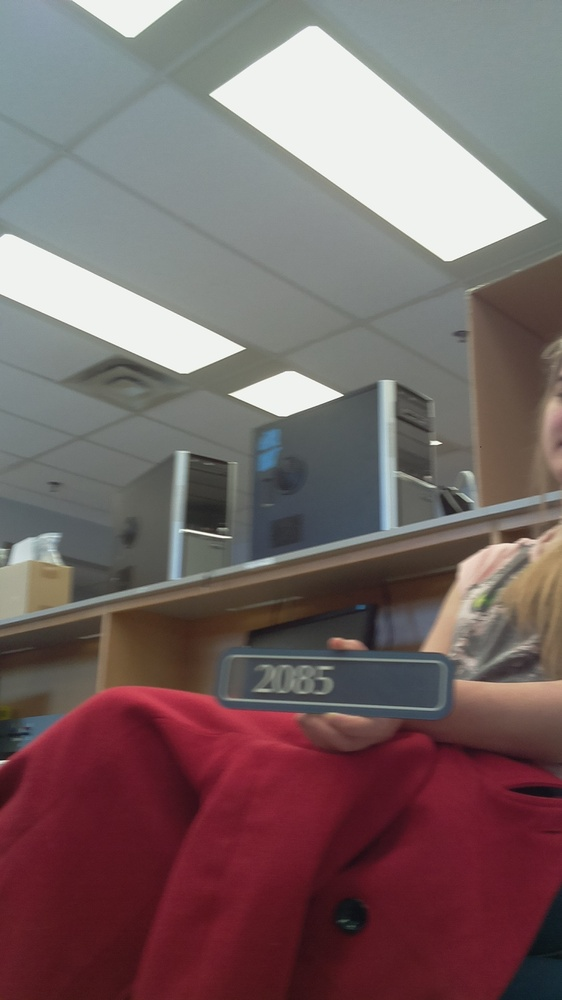
#> input picture Organized/Tour/Raspberry Pi/image5.jpg, 562 x 1000 px, shrunk from 1080 x 1920 before the run
$ python main.py
#> lines starting #> are read from the running program, lines starting #| are printed output that depends on the picture
'''
Created on Dec 2, 2014

@author: Wesley Crick
'''

import cv2
import time
from numpy import *

def calculateHistogram(image, rows, cols):
    hist = array([])
    for i in range( 0, cols):
        hist = append(hist,  cv2.calcHist( [ image[0:rows, i] ], [0], None, [1], [200, 255], True, False ) )
    return hist

def findLines(hist, threshold):
    lines = array([])
    start = 0;
    len = 0;
    for i in range(0, hist.size):
        if hist[i] > 0.0:
            len = len + 1
        elif hist[i] == 0.0 and len > threshold:
            container = array([])
            container = append(container, start)
            container = append(container, len)
            start = i
            len = 1
            lines = append(lines, container)
        else:
            start = i
            len = 1
    return lines

def removeModeAndLess(old_array):
    values = array([])
    counts = array([])
    values = append(values, old_array[0])
    counts = append(counts, 1)
    '''count elements'''
    for i in range(1, old_array.size):
        temp_value = old_array[i]
        contains = False
        for j in range(0, values.size):
            if ( values[j] == temp_value and temp_value != 0.0 ):
                contains = True
                counts[j] = counts[j] + 1
                break
        if ( contains == False and temp_value != 0.0 ):
            values = append(values, temp_value)
            counts = append(counts, 1)
    '''find mode'''
    mode_index = 0;
    mode_greatest = counts[0]
    for i in range(1, values.size):
        if ( counts[i] >= mode_greatest and values[i] != 0.0 ):
            mode_greatest = counts[i]
            mode_index = i
    '''remove mode and less'''
    mode = values[mode_index]
    new_array = old_array
    for i in range(0, old_array.size):
        if ( old_array[i] <= mode ):
            new_array[i] = 0.0
    return new_array


''' Image Loading - 0.38s '''
opencv_image = cv2.imread("image5.jpg")
#> opencv_image is the input picture: shape (1000, 562, 3); mean B, G, R 102.3, 102, 120.4

''' Image Filtering - 0.30s '''
kernel1 = array( [-1, -5, -1,
                   0, 0, 0,
                   1, 5, 1] )
kernel2 = array( [ -1, 0, 1,
                   -5, 0, 5,
                   -1, 0, 1] )

gray_image = cv2.cvtColor(opencv_image, cv2.COLOR_BGR2GRAY)
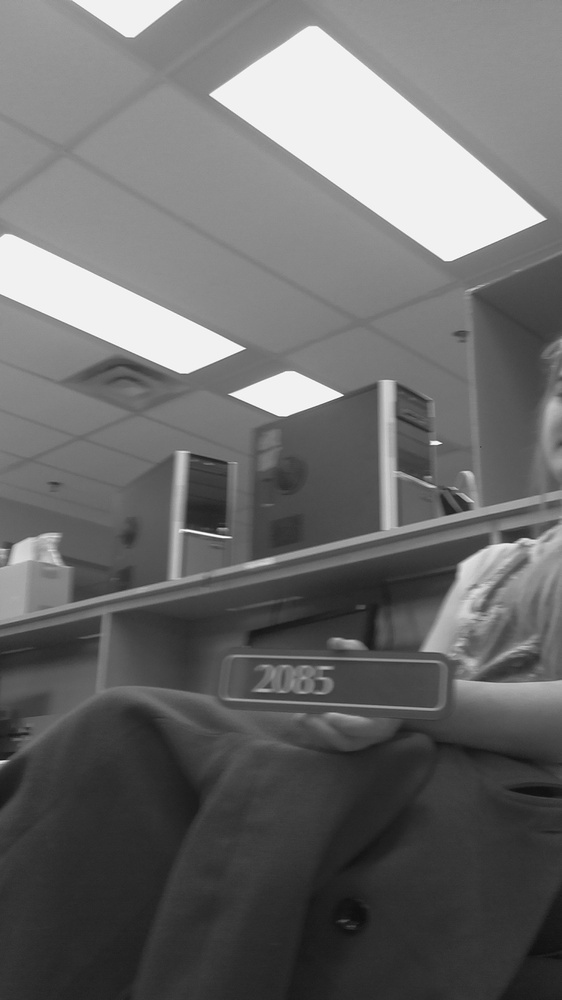
#> gray_image: shape (1000, 562); min 13, max 254, mean 107.5
filtered_image = cv2.filter2D(gray_image, -1, kernel1)#returns a 2d array
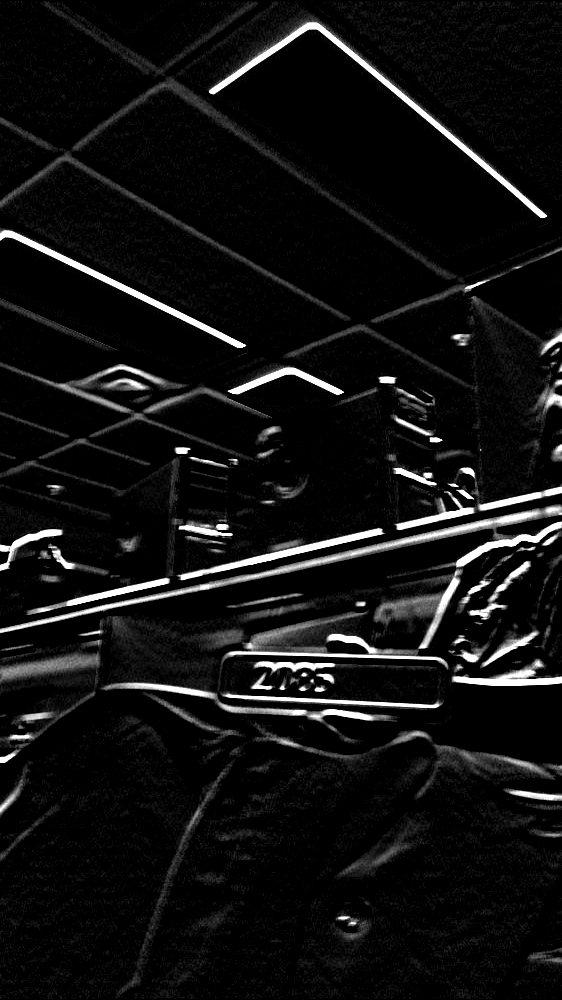
#> filtered_image: shape (1000, 562); min 0, max 255, mean 17.5
rows,cols = gray_image.shape
#> rows = 1000; cols = 562
#print(gray_image.shape)

#print("==== Horizontal Histogram ====")
horz_hist = calculateHistogram(filtered_image, rows, cols)
#> the loop in calculateHistogram, `for i in range( 0, cols):` made 562 passes
#> hist on passes 1 to 3: [8], [8, 6], [8, 6, 9]
#> after the loop in calculateHistogram, `for i in range( 0, cols):`: hist = 562 values, max 20 at index 525, min 0 at index 104, mean 6.96
#> horz_hist has the same summary as hist in calculateHistogram
horz_hist = removeModeAndLess(horz_hist)
#> in removeModeAndLess, `values = append(values, old_array[0])`: values = [8]
#> the loop in removeModeAndLess, `for i in range(1, old_array.size):` made 561 passes
#> (temp_value, values) on passes 1, 2, 5, 6, 8, 15, 16, 24, 38, 39, 44, 135: (6, [8, 6]), (9, [8, 6, 9]), (7, [8, 6, 9, 7]), (4, [8, 6, 9, 7, 4]), (12, [8, 6, 9, 7, 4, 12]), (3, [8, 6, 9, 7, 4, 12, 3]), (2, [8, 6, 9, 7, 4, 12, 3, 2]), (1, [8, 6, 9, 7, 4, 12, 3, 2, 1]), (10, [8, 6, 9, 7, 4, 12, 3, 2, 1, 10]), (11, [8, 6, 9, 7, 4, 12, 3, 2, 1, 10, 11]), (5, [8, 6, 9, 7, 4, 12, 3, 2, 1, 10, 11, 5]), (13, [8, 6, 9, 7, 4, 12, 3, 2, 1, 10, 11, 5, 13])
#> temp_value on passes 3, 4, 7, 9, 10, 11: 6, 9, 6, 7, 7, 8
#> after the loop in removeModeAndLess, `for i in range(1, old_array.size):`: counts = 19 values, max 71 at index 1, min 1 at index 16, mean 29.53; values = 19 values, max 20 at index 18, min 1 at index 8, mean 10.16
#> in removeModeAndLess, `mode_greatest = counts[0]`: mode_greatest = 36
#> the loop in removeModeAndLess, `for i in range(1, values.size):` made 18 passes
#> mode_greatest on pass 1: 71
#> after the loop in removeModeAndLess, `for i in range(1, values.size):`: mode_greatest = 71; mode_index = 1
#> in removeModeAndLess, `mode = values[mode_index]`: mode = 6
#> in removeModeAndLess, `new_array = old_array`: new_array has the same summary as hist in calculateHistogram
#> after the loop in removeModeAndLess, `for i in range(0, old_array.size):`: new_array = 562 values, max 20 at index 525, min 0 at index 1, mean 4.77
#> horz_hist has the same summary as new_array in removeModeAndLess

gray_rot_90_image = cv2.transpose(gray_image)
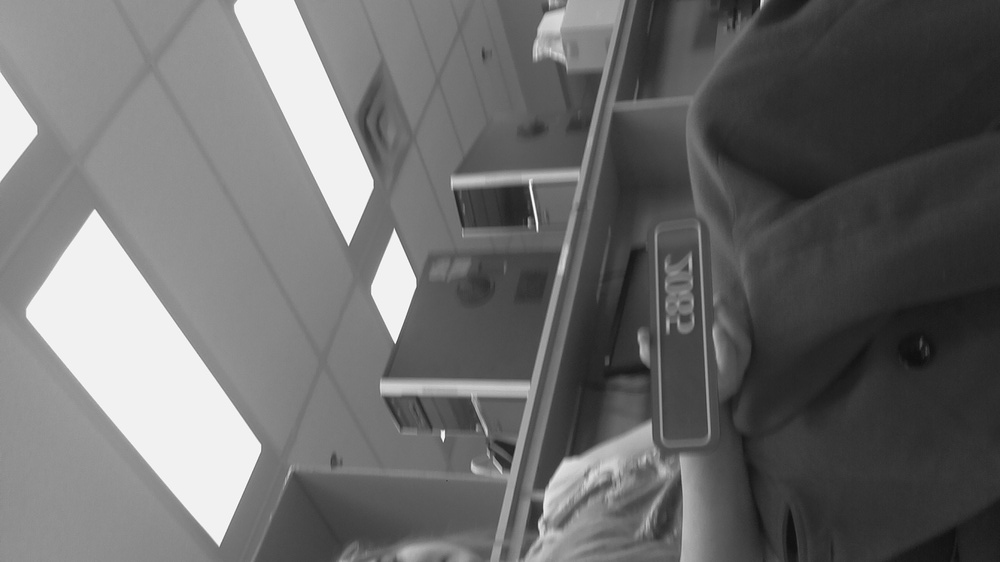
#> gray_rot_90_image: shape (562, 1000); min 13, max 254, mean 107.5
gray_rot_90_image = cv2.flip(gray_rot_90_image, 1)
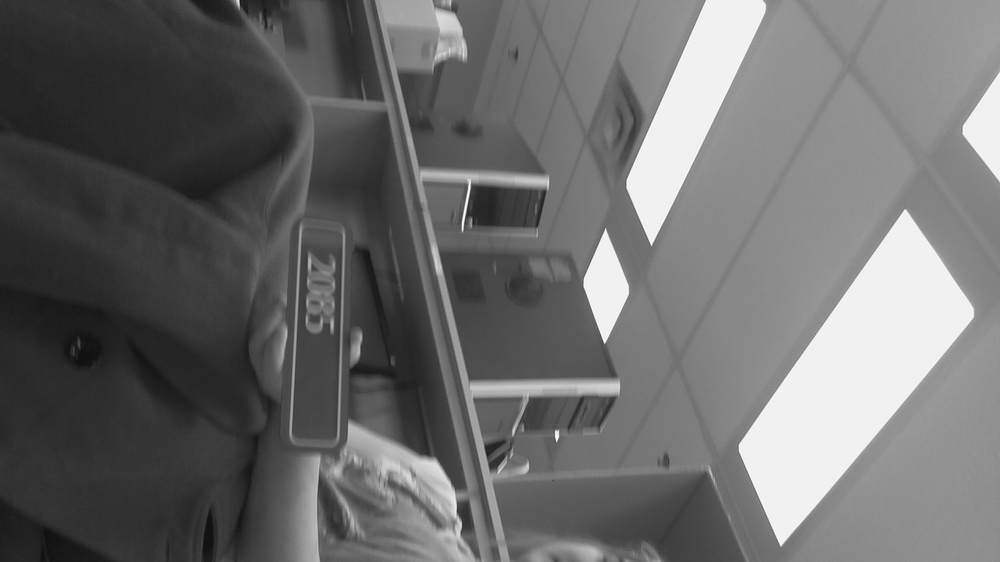
#> gray_rot_90_image: shape (562, 1000); min 13, max 254, mean 107.5
filtered_rot_90_image = cv2.filter2D(gray_rot_90_image, -1, kernel1)
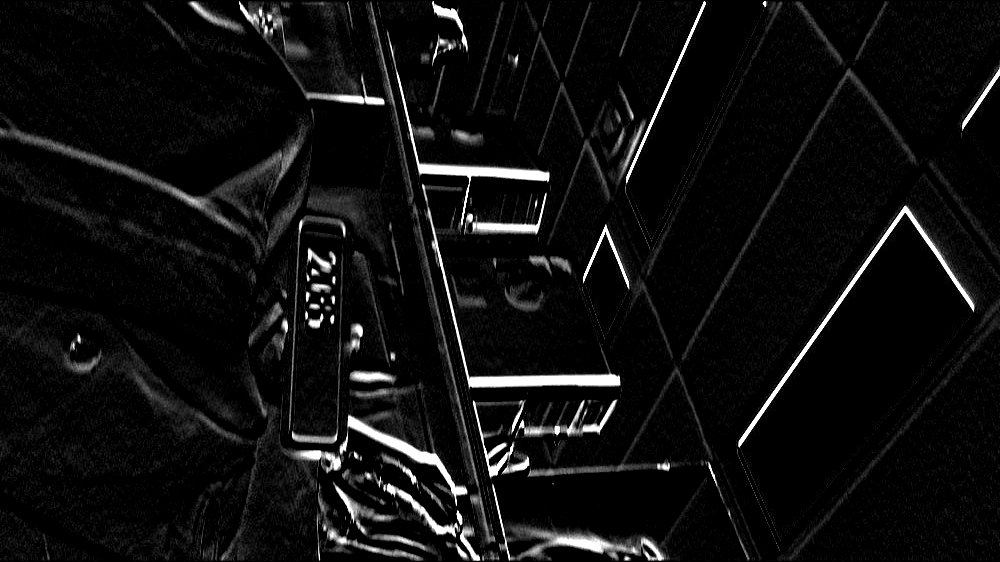
#> filtered_rot_90_image: shape (562, 1000); min 0, max 255, mean 14.8
rows,cols = gray_rot_90_image.shape
#> rows = 562; cols = 1000

vert_hist = calculateHistogram(filtered_rot_90_image, rows, cols)
#> the loop in calculateHistogram (call 2), `for i in range( 0, cols):` made 1000 passes
#> hist on passes 1 to 3: [0], [0, 0], [0, 0, 0]
#> vert_hist = 1000 values, max 17 at index 332, min 0 at index 0, mean 2.56
#vert_hist = removeModeAndLess(vert_hist)


horz_lines = findLines( horz_hist, 50 )
#> after the loop in findLines, `for i in range(0, hist.size):`: lines = empty array
#> horz_lines = empty array
vert_lines = findLines( vert_hist, 50 )
#> vert_lines = [298, 97, 395, 222]
print(horz_lines)
print(vert_lines)
#| [298.  97. 395. 222.]

'''
=====================================================================================================================
Found plaque, now to zoom on numbers
'''
#> (the run stopped early here; a loop or call above may not have finished)

$ run again, with Organized/Tour/Raspberry Pi/image7.jpg copied over Organized/Tour/Raspberry Pi/image5.jpg
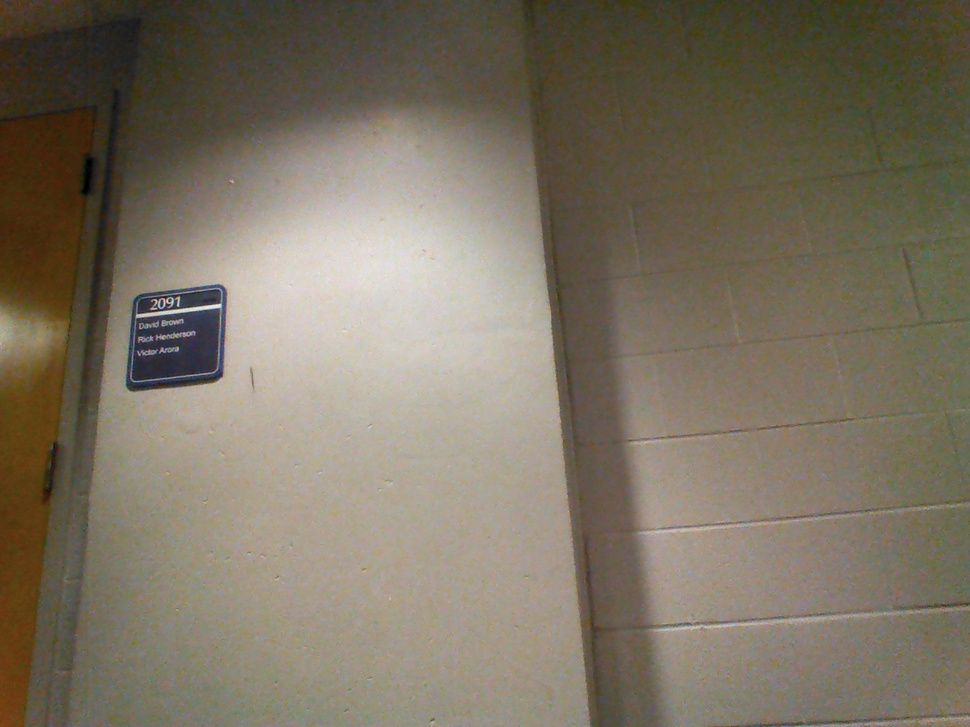
#> input picture Organized/Tour/Raspberry Pi/image7.jpg, 970 x 727 px, shrunk from 1280 x 960 before the run
#> opencv_image is the input picture: shape (727, 970, 3); mean B, G, R 98.4, 115.2, 124.1
#> `filtered_image = cv2.filter2D(gray_image, -1, kernel1)#returns a 2d ar..`:
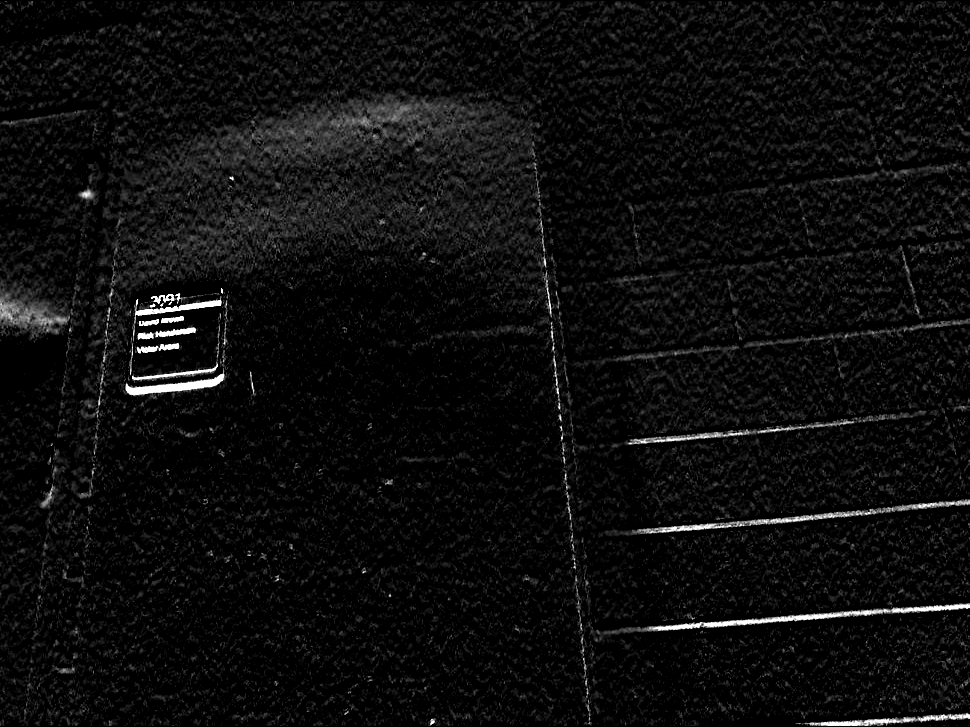
#> filtered_image: shape (727, 970); min 0, max 255, mean 13.4
#> the loop in calculateHistogram, `for i in range( 0, cols):` made 970 passes
#> hist on passes 1 to 3: [0], [0, 1], [0, 1, 0]
#> after the loop in calculateHistogram, `for i in range( 0, cols):`: hist = 970 values, max 9 at index 866, min 0 at index 0, mean 1.37
#> `horz_hist = calculateHistogram(filtered_image, rows, cols)`: horz_hist has the same summary as hist in calculateHistogram
#> in removeModeAndLess, `values = append(values, old_array[0])`: values = [0]
#> the loop in removeModeAndLess, `for i in range(1, old_array.size):` made 969 passes
#> (temp_value, values) on passes 1, 11, 83, 85, 130, 147, 168, 866: (1, [0, 1]), (2, [0, 1, 2]), (3, [0, 1, 2, 3]), (4, [0, 1, 2, 3, 4]), (7, [0, 1, 2, 3, 4, 7]), (5, [0, 1, 2, 3, 4, 7, 5]), (6, [0, 1, 2, 3, 4, 7, 5, 6]), (9, [0, 1, 2, 3, 4, 7, 5, 6, 9])
#> after the loop in removeModeAndLess, `for i in range(1, old_array.size):`: counts = [1, 100, 113, 108, 79, 3, 50, 14, 1]
#> in removeModeAndLess, `mode_greatest = counts[0]`: mode_greatest = 1
#> the loop in removeModeAndLess, `for i in range(1, values.size):` made 8 passes
#> mode_greatest on passes 1 to 2: 100, 113
#> after the loop in removeModeAndLess, `for i in range(1, values.size):`: mode_greatest = 113; mode_index = 2
#> in removeModeAndLess, `new_array = old_array`: new_array has the same summary as hist in calculateHistogram
#> after the loop in removeModeAndLess, `for i in range(0, old_array.size):`: new_array = 970 values, max 9 at index 866, min 0 at index 0, mean 1.04
#> `horz_hist = removeModeAndLess(horz_hist)`: horz_hist has the same summary as new_array in removeModeAndLess
#> `filtered_rot_90_image = cv2.filter2D(gray_rot_90_image, -1, kernel1)`:
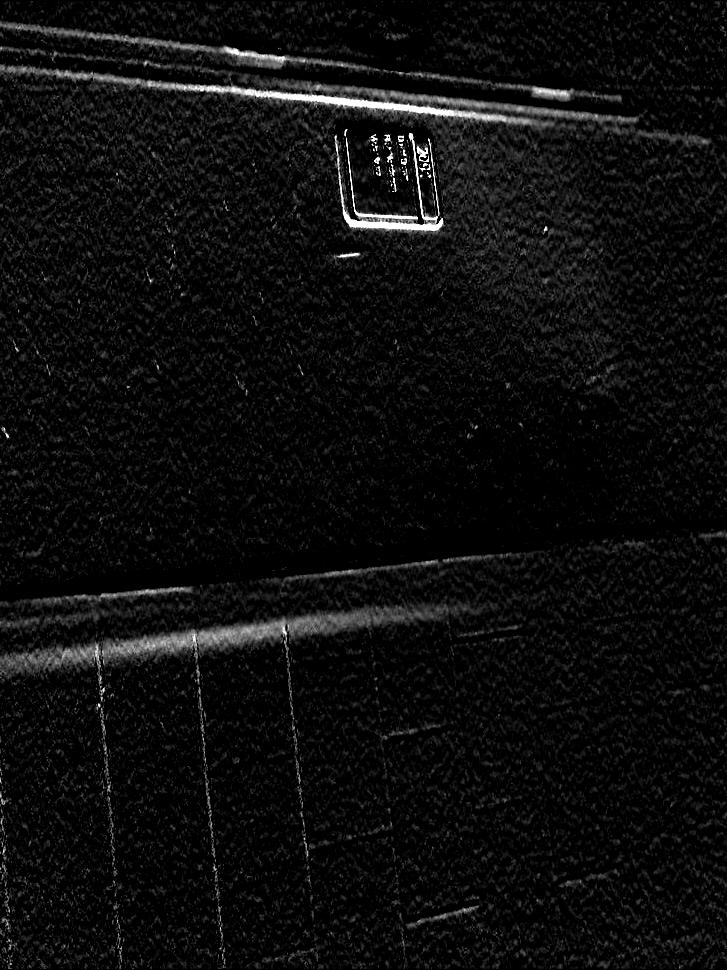
#> filtered_rot_90_image: shape (970, 727); min 0, max 255, mean 13.5
#> the loop in calculateHistogram (call 2), `for i in range( 0, cols):` made 727 passes
#> hist on passes 1 to 3: [3], [3, 3], [3, 3, 0]
#> vert_hist = 727 values, max 11 at index 283, min 0 at index 2, mean 1.53
#> after the loop in findLines, `for i in range(0, hist.size):`: lines = empty array
#> vert_lines = [188, 113, 330, 51, 381, 58]
#| [188. 113. 330.  51. 381.  58.]
